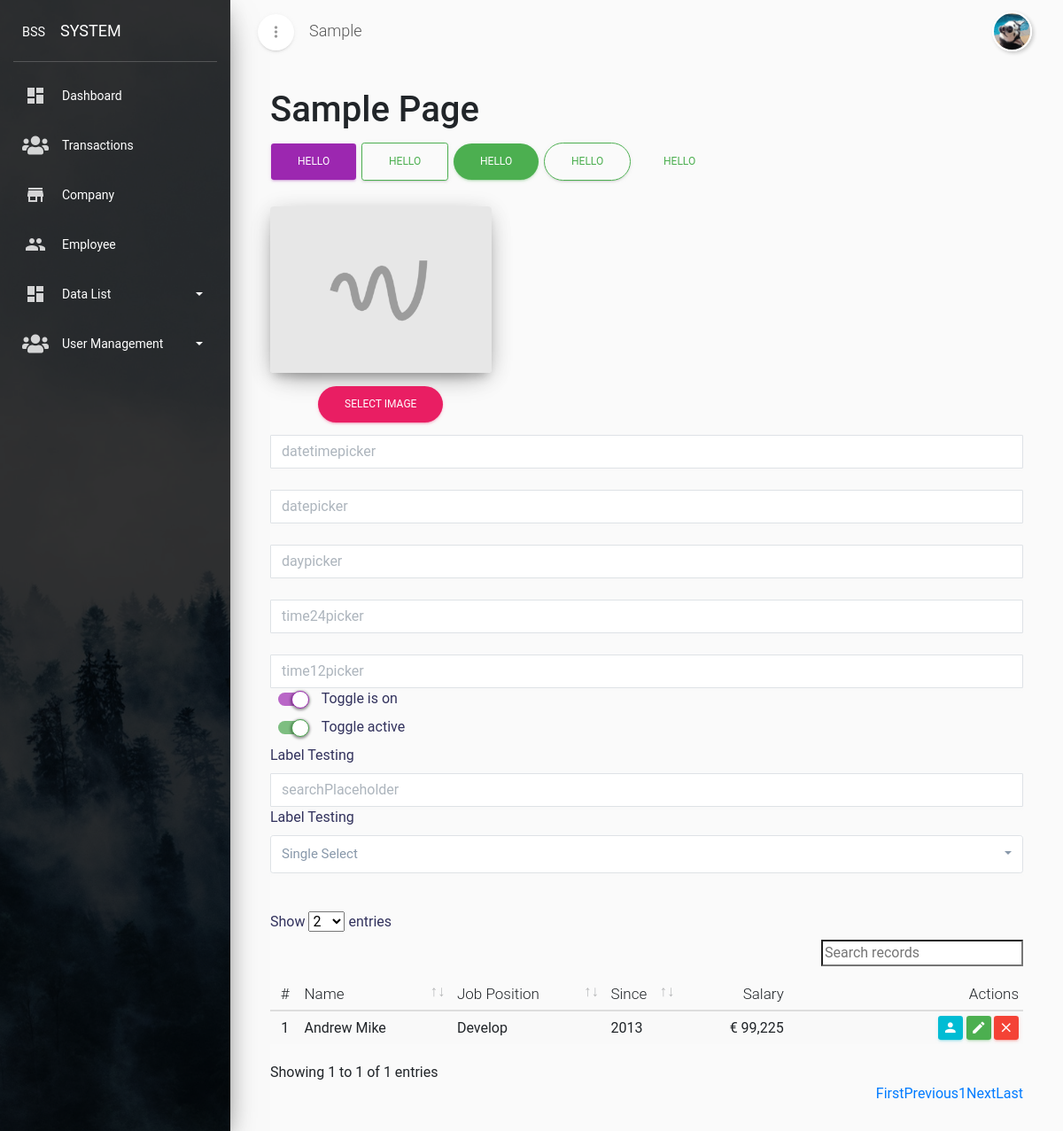
The page /sample.php (signed in) on the database its author committed.
### tables this page shows
CREATE TABLE `tbl_main_menu` (
  `mm_id` int(11) NOT NULL,
  `mm_name` char(50) NOT NULL,
  `mm_icon` char(50) NOT NULL,
  `mm_directory` char(50) NOT NULL,
  `mm_index_order` tinyint(4) NOT NULL
);

### layout/sidenav.php (the view, shortened to what this page needs)
<div class="sidebar" data-color="azure" data-background-color="black" data-image="<?=@BASE?>dist/img/sidenav4.jpg">
	<div class="logo">
		<a href="<?=@BASE?>" class="simple-text logo-mini">
			<small>BSS</small>
		</a>
		<a href="<?=@BASE?>	" class="simple-text logo-normal">
			SYSTEM
		</a>
	</div>
	<div class="sidebar-wrapper">
		<ul class="nav">
	    <?php
	        $v_get_menu = $db->query("SELECT A.*,COUNT(A.mm_id) AS sum_left_menu,
	        	(SELECT COUNT(*) FROM tbl_left_menu WHERE lm_main_menu=A.mm_id) as count_left_menu_exist
	        	FROM tbl_main_menu AS A
	            INNER JOIN tbl_left_menu AS B ON B.lm_main_menu=A.mm_id
	            INNER JOIN tbl_permission AS C ON C.p_module=B.lm_id
	            INNER JOIN users AS E ON E.u_role_id=C.p_position
	            WHERE E.id=".UID."
	            AND C.p_view='1'
	            GROUP BY A.mm_id
	            ORDER BY mm_index_order ASC");
	        while ($row_menu = mysqli_fetch_object($v_get_menu)) {
	            if($row_menu->sum_left_menu>1 OR $row_menu->count_left_menu_exist>1){
	            	echo '<li class="nav-item ">
												<a class="nav-link" data-toggle="collapse" href="#drop-'.$row_menu->mm_id.'">
													'.$row_menu->mm_icon.'
													<p>'.$row_menu->mm_name.'
														<b class="caret"></b>
													</p>
												</a>
												<div class="collapse '.((@$m==$row_menu->mm_name)?('show'):('')).'" id="drop-'.$row_menu->mm_id.'">
													<ul class="nav">';
								echo '</ul>
								</div>
							</li>';
	            }else{
		            echo '<li class="nav-item '.(($m==$row_menu->mm_name)?('active'):('')).'">
												<a class="nav-link" href="'.@BASE.$row_menu->mm_directory.'">
													'.$row_menu->mm_icon.'
													<p>'.$row_menu->mm_name.'</p>
												</a>
											</li>';
	            }
	        }
    	?>
		</ul>
	</div>
</div>

### rows shown on the page
tbl_main_menu: mm_name "Dashboard"
tbl_main_menu: mm_name "Transactions"
tbl_main_menu: mm_name "Company"
tbl_main_menu: mm_name "Employee"
tbl_main_menu: mm_name "Data List"
tbl_main_menu: mm_name "User Management"
